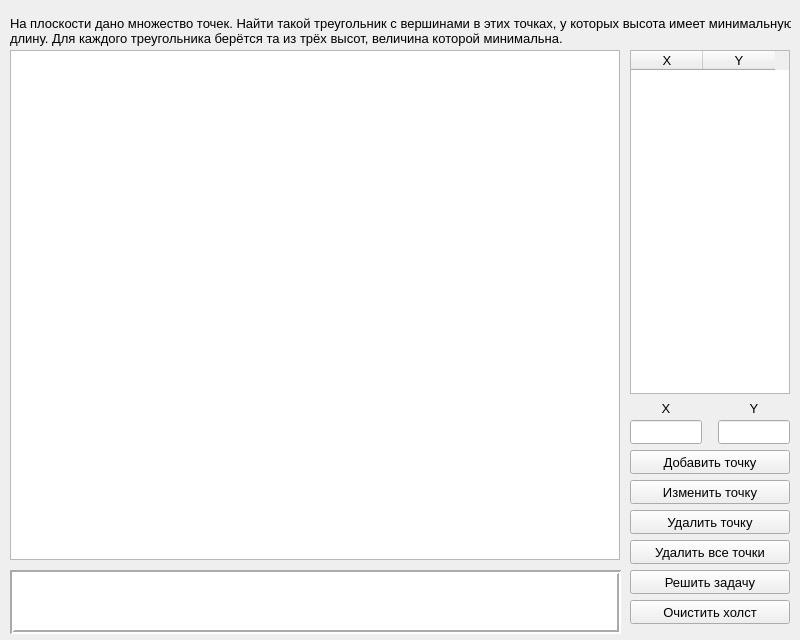
<?xml version="1.0" encoding="UTF-8"?>
<ui version="4.0">
 <class>MainWindow</class>
 <widget class="QMainWindow" name="MainWindow">
  <property name="geometry">
   <rect>
    <x>0</x>
    <y>0</y>
    <width>800</width>
    <height>640</height>
   </rect>
  </property>
  <property name="windowTitle">
   <string>MainWindow</string>
  </property>
  <widget class="QWidget" name="centralWidget">
   <widget class="QTableWidget" name="pointTable">
    <property name="geometry">
     <rect>
      <x>630</x>
      <y>50</y>
      <width>160</width>
      <height>344</height>
     </rect>
    </property>
    <property name="font">
     <font>
      <pointsize>10</pointsize>
     </font>
    </property>
    <property name="focusPolicy">
     <enum>Qt::StrongFocus</enum>
    </property>
    <property name="verticalScrollBarPolicy">
     <enum>Qt::ScrollBarAsNeeded</enum>
    </property>
    <property name="horizontalScrollBarPolicy">
     <enum>Qt::ScrollBarAlwaysOff</enum>
    </property>
    <property name="editTriggers">
     <set>QAbstractItemView::NoEditTriggers</set>
    </property>
    <property name="selectionMode">
     <enum>QAbstractItemView::SingleSelection</enum>
    </property>
    <property name="selectionBehavior">
     <enum>QAbstractItemView::SelectRows</enum>
    </property>
    <property name="textElideMode">
     <enum>Qt::ElideNone</enum>
    </property>
    <property name="showGrid">
     <bool>true</bool>
    </property>
    <property name="gridStyle">
     <enum>Qt::SolidLine</enum>
    </property>
    <property name="wordWrap">
     <bool>false</bool>
    </property>
    <property name="cornerButtonEnabled">
     <bool>false</bool>
    </property>
    <property name="columnCount">
     <number>2</number>
    </property>
    <attribute name="horizontalHeaderVisible">
     <bool>true</bool>
    </attribute>
    <attribute name="horizontalHeaderCascadingSectionResizes">
     <bool>false</bool>
    </attribute>
    <attribute name="horizontalHeaderDefaultSectionSize">
     <number>72</number>
    </attribute>
    <attribute name="horizontalHeaderHighlightSections">
     <bool>true</bool>
    </attribute>
    <attribute name="horizontalHeaderMinimumSectionSize">
     <number>72</number>
    </attribute>
    <attribute name="verticalHeaderVisible">
     <bool>true</bool>
    </attribute>
    <attribute name="verticalHeaderDefaultSectionSize">
     <number>24</number>
    </attribute>
    <attribute name="verticalHeaderMinimumSectionSize">
     <number>24</number>
    </attribute>
    <column>
     <property name="text">
      <string>X</string>
     </property>
    </column>
    <column>
     <property name="text">
      <string>Y</string>
     </property>
    </column>
   </widget>
   <widget class="QPushButton" name="addButton">
    <property name="geometry">
     <rect>
      <x>630</x>
      <y>450</y>
      <width>160</width>
      <height>24</height>
     </rect>
    </property>
    <property name="font">
     <font>
      <pointsize>10</pointsize>
     </font>
    </property>
    <property name="text">
     <string>Добавить точку</string>
    </property>
   </widget>
   <widget class="QPushButton" name="delButton">
    <property name="geometry">
     <rect>
      <x>630</x>
      <y>510</y>
      <width>160</width>
      <height>24</height>
     </rect>
    </property>
    <property name="font">
     <font>
      <pointsize>10</pointsize>
     </font>
    </property>
    <property name="focusPolicy">
     <enum>Qt::StrongFocus</enum>
    </property>
    <property name="contextMenuPolicy">
     <enum>Qt::DefaultContextMenu</enum>
    </property>
    <property name="acceptDrops">
     <bool>false</bool>
    </property>
    <property name="text">
     <string>Удалить точку</string>
    </property>
    <property name="checkable">
     <bool>false</bool>
    </property>
    <property name="checked">
     <bool>false</bool>
    </property>
    <property name="autoRepeat">
     <bool>false</bool>
    </property>
    <property name="autoExclusive">
     <bool>false</bool>
    </property>
    <property name="autoDefault">
     <bool>false</bool>
    </property>
    <property name="default">
     <bool>false</bool>
    </property>
    <property name="flat">
     <bool>false</bool>
    </property>
   </widget>
   <widget class="QPushButton" name="delAllButton">
    <property name="geometry">
     <rect>
      <x>630</x>
      <y>540</y>
      <width>160</width>
      <height>24</height>
     </rect>
    </property>
    <property name="font">
     <font>
      <pointsize>10</pointsize>
     </font>
    </property>
    <property name="text">
     <string>Удалить все точки</string>
    </property>
   </widget>
   <widget class="QPushButton" name="drawButton">
    <property name="geometry">
     <rect>
      <x>630</x>
      <y>570</y>
      <width>160</width>
      <height>24</height>
     </rect>
    </property>
    <property name="font">
     <font>
      <pointsize>10</pointsize>
     </font>
    </property>
    <property name="text">
     <string>Решить задачу</string>
    </property>
   </widget>
   <widget class="QLabel" name="msgFrame">
    <property name="geometry">
     <rect>
      <x>10</x>
      <y>570</y>
      <width>611</width>
      <height>64</height>
     </rect>
    </property>
    <property name="font">
     <font>
      <pointsize>10</pointsize>
     </font>
    </property>
    <property name="autoFillBackground">
     <bool>false</bool>
    </property>
    <property name="styleSheet">
     <string notr="true">background-color: rgb(255, 255, 255);</string>
    </property>
    <property name="frameShape">
     <enum>QFrame::Box</enum>
    </property>
    <property name="frameShadow">
     <enum>QFrame::Sunken</enum>
    </property>
    <property name="lineWidth">
     <number>2</number>
    </property>
    <property name="text">
     <string/>
    </property>
   </widget>
   <widget class="QPushButton" name="clearButton">
    <property name="geometry">
     <rect>
      <x>630</x>
      <y>600</y>
      <width>160</width>
      <height>24</height>
     </rect>
    </property>
    <property name="font">
     <font>
      <pointsize>10</pointsize>
     </font>
    </property>
    <property name="text">
     <string>Очистить холст</string>
    </property>
   </widget>
   <widget class="QGraphicsView" name="graphicsView">
    <property name="geometry">
     <rect>
      <x>10</x>
      <y>50</y>
      <width>610</width>
      <height>510</height>
     </rect>
    </property>
    <property name="verticalScrollBarPolicy">
     <enum>Qt::ScrollBarAlwaysOff</enum>
    </property>
    <property name="horizontalScrollBarPolicy">
     <enum>Qt::ScrollBarAlwaysOff</enum>
    </property>
    <property name="sizeAdjustPolicy">
     <enum>QAbstractScrollArea::AdjustIgnored</enum>
    </property>
    <property name="interactive">
     <bool>false</bool>
    </property>
    <property name="sceneRect">
     <rectf>
      <x>0.000000000000000</x>
      <y>0.000000000000000</y>
      <width>600.000000000000000</width>
      <height>500.000000000000000</height>
     </rectf>
    </property>
    <property name="renderHints">
     <set>QPainter::TextAntialiasing</set>
    </property>
    <property name="transformationAnchor">
     <enum>QGraphicsView::NoAnchor</enum>
    </property>
    <property name="viewportUpdateMode">
     <enum>QGraphicsView::MinimalViewportUpdate</enum>
    </property>
   </widget>
   <widget class="QLineEdit" name="xEdit">
    <property name="geometry">
     <rect>
      <x>630</x>
      <y>420</y>
      <width>72</width>
      <height>24</height>
     </rect>
    </property>
   </widget>
   <widget class="QLineEdit" name="yEdit">
    <property name="geometry">
     <rect>
      <x>718</x>
      <y>420</y>
      <width>72</width>
      <height>24</height>
     </rect>
    </property>
   </widget>
   <widget class="QLabel" name="label_X">
    <property name="geometry">
     <rect>
      <x>658</x>
      <y>400</y>
      <width>16</width>
      <height>16</height>
     </rect>
    </property>
    <property name="font">
     <font>
      <pointsize>10</pointsize>
     </font>
    </property>
    <property name="text">
     <string>X</string>
    </property>
    <property name="alignment">
     <set>Qt::AlignCenter</set>
    </property>
   </widget>
   <widget class="QLabel" name="label_Y">
    <property name="geometry">
     <rect>
      <x>746</x>
      <y>400</y>
      <width>16</width>
      <height>16</height>
     </rect>
    </property>
    <property name="font">
     <font>
      <pointsize>10</pointsize>
     </font>
    </property>
    <property name="text">
     <string>Y</string>
    </property>
    <property name="alignment">
     <set>Qt::AlignCenter</set>
    </property>
   </widget>
   <widget class="QPushButton" name="editButton">
    <property name="geometry">
     <rect>
      <x>630</x>
      <y>480</y>
      <width>160</width>
      <height>24</height>
     </rect>
    </property>
    <property name="font">
     <font>
      <pointsize>10</pointsize>
     </font>
    </property>
    <property name="text">
     <string>Изменить точку</string>
    </property>
   </widget>
   <widget class="QLabel" name="label">
    <property name="geometry">
     <rect>
      <x>10</x>
      <y>10</y>
      <width>781</width>
      <height>41</height>
     </rect>
    </property>
    <property name="font">
     <font>
      <pointsize>10</pointsize>
     </font>
    </property>
    <property name="text">
     <string>На плоскости дано множество точек. Найти такой треугольник с вершинами в этих точках, у которых высота имеет минимальную
длину. Для каждого треугольника берётся та из трёх высот, величина которой минимальна.</string>
    </property>
   </widget>
  </widget>
 </widget>
 <layoutdefault spacing="6" margin="11"/>
 <resources/>
 <connections/>
</ui>
